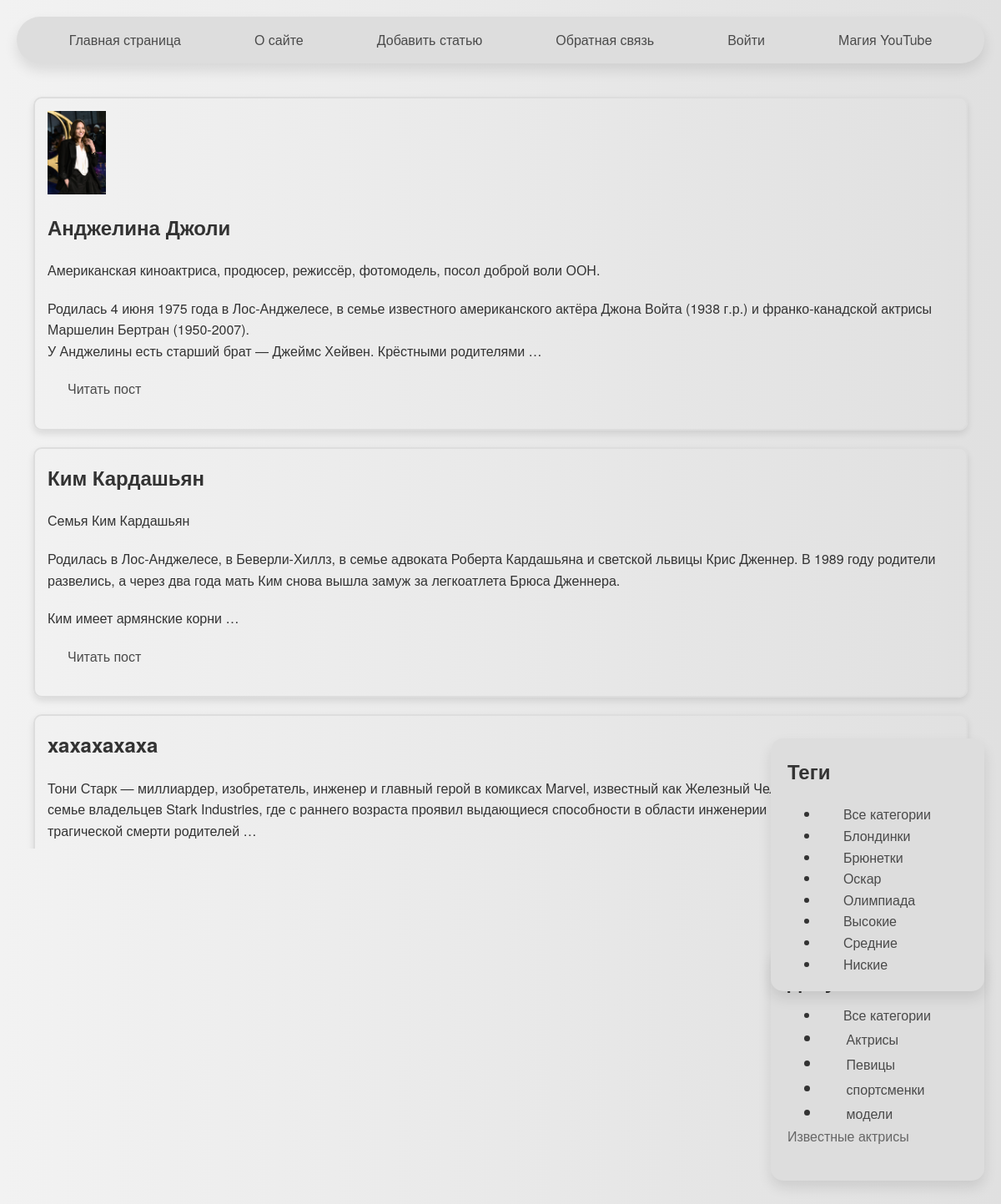
The app's page /tag/oskar/ with its own data.
### women/models.py (models this page shows, shortened)
class Women(models.Model):
    class Stutus(models.IntegerChoices):
        DRAFT = 0, 'Черновик'
        PABLISHED = 1, 'Опубликовано'
    title = models.CharField(max_length=200, verbose_name='Заголовок')
    slug = models.SlugField(max_length=120, unique=True, db_index=True)
    photo = models.ImageField(upload_to='photos/%Y/%m/%d/', default=None, blank=True, null=True, verbose_name = 'Фото')
    content = models.TextField(blank=True, verbose_name='Текст статьи')
    time_create = models.DateTimeField(auto_now_add=True)
    time_update = models.DateTimeField(auto_now=True)
    is_publisher = models.BooleanField(choices=tuple(map(lambda x:(bool(x[0]),x[1]), Stutus.choices)), default=Stutus.PABLISHED)
    cat = models.ForeignKey('Category', on_delete=models.PROTECT,related_name='posts')
    tags = models.ManyToManyField('TagPost', blank=True, related_name='tags')
    husband = models.OneToOneField('Husband', on_delete=models.SET_NULL,
                                    null=True, blank=True, related_name='wumen')
    objects = models.Manager()
    publisher = PablishedManager()
    def get_absolute_url(self):
        return reverse('post', kwargs={'post_slug' : self.slug})

class Category(models.Model):
    name = models.CharField(max_length=100,db_index=True )
    slug = models.SlugField(max_length=255, unique=True, db_index=True)
    class Meta:
        verbose_name = 'Категории'
        verbose_name_plural = 'Категория'
    def get_absolute_url(self):
        return reverse('category', kwargs={'cat_slug' : self.slug})

class TagPost(models.Model):
    tag = models.CharField(max_length=100, db_index=True)
    slug = models.SlugField(max_length=255, unique=True, db_index=True)
    def get_absolute_url(self):
        return reverse('tag', kwargs={'tag_slug' : self.slug})

### women/views.py (the view)
# urls.py: path('tag/<slug:tag_slug>/', views.show_tag_postlist, name='tag')
def show_tag_postlist(request, tag_slug):
    tag = get_object_or_404(TagPost, slug=tag_slug)
    posts = tag.tags.filter(is_publisher=Women.Stutus.PABLISHED)
    data={
        'title': f'Тег: {tag.tag}',
        'menu' : menu,
        'posts': posts,
        'cat_selected' : None,
    }
    return render(request, 'women/index.html', context=data)

### women/templatetags/women_tags.py (called while the page is built)
@register.inclusion_tag('women/list_categories.html')
def show_categories(cat_selected=0):
    cats = Category.objects.all()
    return {'cats': cats, 'cat_selected' : cat_selected}

@register.inclusion_tag('women/list_tags.html')
def show_all_tags():
    return {'tags': TagPost.objects.all()}

### women/templates/women/index.html
{% extends 'base.html' %}
{% load women_tags %}
{% block content %}
<ul class="custom-list">
    {% for po in posts %}
        <li>
            {% if po.photo %}
            <p><img class="img-article-left thumb thumbnail" src="{{ po.photo.url }}" style="max-width: 100px; max-height: 100px; object-fit: contain;" ></p>
            {% endif %}
        <h2>{{ po.title }}</h2>
        {% autoescape off %}
        {{ po.content|linebreaks|truncatewords:40 }}
        {% endautoescape %}
        <p><a href="{{ po.get_absolute_url }}">Читать пост</a></p>
        </li>
    {% endfor %}
</ul>
<div class="card">
    <h2>Девушки</h2>
    <li>
        <a href="{% url 'home' %}" >Все категории</a>
    </li>
    <h3 >{% show_categories cat_selected %}</h3>
    <p>Известные актрисы</p>
</div>
<div class="cardtwo">
    <h2>Теги</h2>
    <li class="selected" >{% show_all_tags %}</li>
</div>
{% endblock %}

### women/templates/women/list_categories.html
{% for cat in cats %}
  {% if cat.id == cat_selected %}
  <li >{{ cat.name }}</li>
    {% else %}
    <li class="i">
      <a href="{{ cat.get_absolute_url }}">{{ cat.name }}</a>
    </li>
  {% endif %}
{% endfor %}

### women/templates/women/list_tags.html (shortened to what this page needs)
{% if tags %}
        <a href="{% url 'home' %}" class="mr">Все категории</a>
        {% for t in tags %}
        <li class="i"><a href="{{ t.get_absolute_url }}">{{ t.tag }}</a></li>
        {% endfor %}
{% endif %}

### women/static/women/css/styles.css (style rules this page uses)
* { margin: 0; padding: 0; box-sizing: border-box; }
body { font-family: 'Helvetica Neue', sans-serif; background: linear-gradient(to right, #f2f2f2, #e0e0e0); color: #333; line-height: 1.6; padding: 20px; background-attachment: fixed; }
li { margin: 0 20px; }
a { text-decoration: none; color: #4A4A4A; font-size: 16px; padding: 12px 24px; border-radius: 30px; font-weight: 500; transition: background-color 0.3s ease, color 0.3s ease, transform 0.3s ease; position: relative; }
.card { background-color: #ddd; padding: 20px; margin: 20px auto; max-width: 300px; border-radius: 15px; box-shadow: 0 8px 16px rgba(0, 0, 0, 0.1); opacity: 0; transform: translateY(20px); animation: fadeInUp 0.8s forwards; position: fixed; bottom: 20px; right: 20px; z-index: 1; }
.cardtwo { background-color: #ddd; padding: 20px; margin: 20px auto; max-width: 300px; border-radius: 15px; box-shadow: 0 8px 16px rgba(0, 0, 0, 0.1); opacity: 0; transform: translateY(20px); animation: fadeInUp 0.8s forwards; position: fixed; bottom: calc(20px + 6cm); right: 20px; z-index: 2; }
.card h2 { font-size: 1.5em; margin-bottom: 10px; color: #333; }
.card p { font-size: 1em; color: #666; }
h2, h5, p { margin-bottom: 20px; }
ul.custom-list { list-style-type: none; padding: 0; margin: 0; }
ul.custom-list li { display: block; margin-bottom: 20px; border: 2px solid #ddd; border-radius: 10px; padding: 15px; box-shadow: 0 4px 8px rgba(0, 0, 0, 0.1); transition: transform 0.3s ease, box-shadow 0.3s ease; }
.thumbnail { max-width: 100px; max-height: 100px; object-fit: contain; display: block; }

### records on screen
Women: photo (picture), title "Анджелина Джоли", content "Американская киноактриса, продюсер, режиссёр, фотомодель, посол доброй воли ООН. Родилась 4 июня 1975 года в Лос-Анджелесе, в семье известного американского актёра Джона Войта (1938 г.р.) и франко-канадской актрисы Маршелин Бертран (1950-2007). У Анджелины есть старший брат — Джеймс Хейвен. Крёстными родителями …"
Women: title "Ким Кардашьян", content "Семья Ким Кардашьян Родилась в Лос-Анджелесе, в Беверли-Хиллз, в семье адвоката Роберта Кардашьяна и светской львицы Крис Дженнер. В 1989 году родители развелись, а через два года мать Ким снова вышла замуж за легкоатлета Брюса Дженнера. Ким имеет армянские корни …"
Women: title "xaxaxaxaxa", content "Тони Старк — миллиардер, изобретатель, инженер и главный герой в комиксах Marvel, известный как Железный Человек. Он родился в богатой семье владельцев Stark Industries, где с раннего возраста проявил выдающиеся способности в области инженерии и технологий. После трагической смерти родителей …"
Women: photo (picture)
Category: name "Актрисы"
Category: name "Певицы"
Category: name "спортсменки"
Category: name "модели"
TagPost: tag "Блондинки"
TagPost: tag "Брюнетки"
TagPost: tag "Оскар"
TagPost: tag "Олимпиада"
TagPost: tag "Высокие"
TagPost: tag "Средние"
TagPost: tag "Ниские"

### other values on screen
{{ m.title }} "О сайте" "Добавить статью" "Обратная связь" "Войти"
